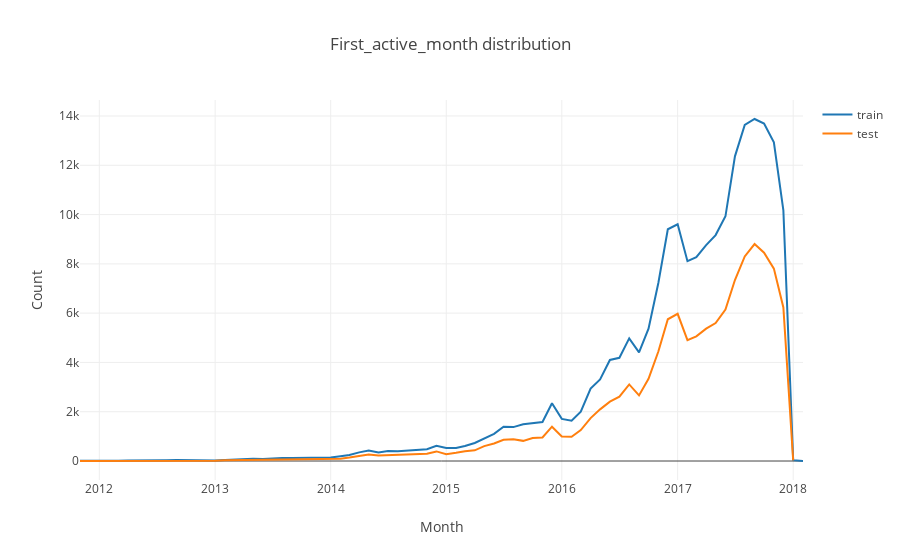

Notebook cell for this chart:
### Markdown cell above
**And there is 1 unique value: -33.21928095. This seems to be a special case. Maybe it would be reasonable to simply exclude these samples. Can have a try.**

### Code cell
"""first_active_month distribution"""
d1 = train_df['first_active_month'].value_counts().sort_index()
d2 = test_df['first_active_month'].value_counts().sort_index()
data = [go.Scatter(x=d1.index, y=d1.values, name='train'), go.Scatter(x=d2.index, y=d2.values, name='test')]
layout = go.Layout(dict(title = "First_active_month distribution",
                  xaxis = dict(title = 'Month'),
                  yaxis = dict(title = 'Count'),
                  ),legend=dict(orientation="v"))
py.iplot(dict(data=data, layout=layout))
